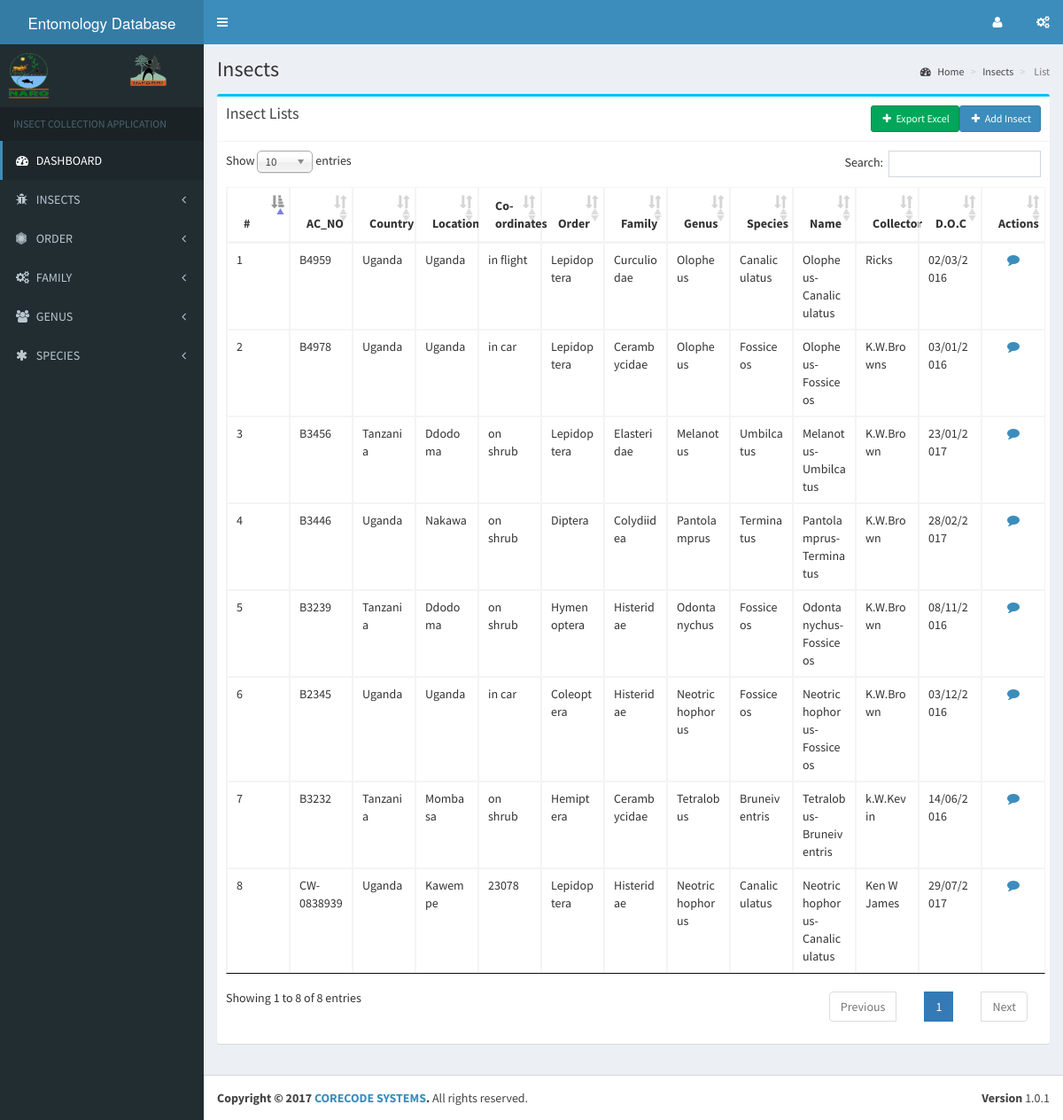
Page /admin/insect_list.php on the earlier database version.
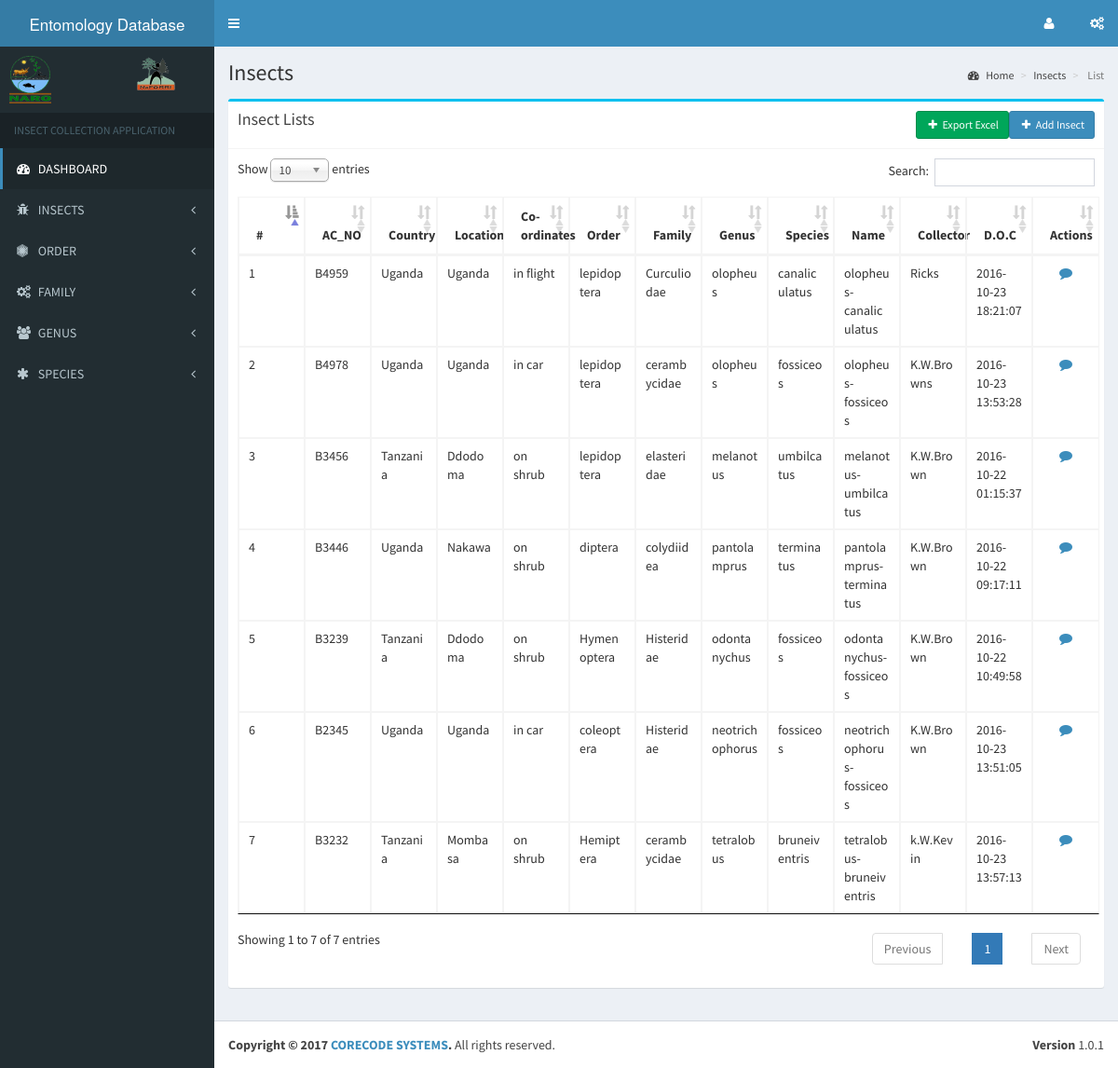
Same page on the later database version.
### tables this page shows
CREATE TABLE `Insects` (
  `insect_Id` int(11) NOT NULL,
  `CB` int(11) NOT NULL,
  `STB` int(11) NOT NULL,
  `order_Id` int(11) NOT NULL,
  `family_Id` int(11) NOT NULL,
  `genus_Id` int(11) NOT NULL,
  `species_Id` int(11) NOT NULL,
  `sub_family` varchar(255) NOT NULL,
  `auth` varchar(255) NOT NULL,
  `AC_NO` varchar(255) NOT NULL,
  `country` varchar(255) NOT NULL,
  `location` varchar(255) NOT NULL,
  `coordinates` varchar(255) NOT NULL,
  `doc` timestamp NOT NULL DEFAULT CURRENT_TIMESTAMP ON UPDATE CURRENT_TIMESTAMP,
  `collector` varchar(255) NOT NULL,
  `identifier` varchar(255) NOT NULL,
  `image` text NOT NULL,
  `preserv` varchar(255) NOT NULL,
  `Others` varchar(255) NOT NULL
);

CREATE TABLE `Order` (
  `order_Id` int(11) NOT NULL,
  `order_name` varchar(50) NOT NULL
);

CREATE TABLE `Family` (
  `family_Id` int(11) NOT NULL,
  `family_name` varchar(50) NOT NULL
);

CREATE TABLE `Genus` (
  `genus_id` int(11) NOT NULL,
  `genus_name` varchar(50) NOT NULL
);

CREATE TABLE `Species` (
  `species_Id` int(11) NOT NULL,
  `species_name` varchar(50) NOT NULL
);

### libs/database.php (called while the page is built, shortened)
<?php
    class database {
        public $host    = DB_HOST;
        public $user    = DB_USER;
        public $pass    = DB_PASS;
        public $db_name = DB_NAME;
        public $conn;
        public function connect() {
            $this->conn = new mysqli($this->host, $this->user, $this->pass, $this->db_name);
        }
        public function select($query) {
            $result = $this->conn->query($query);
            if($result->num_rows > 0) {
                return $result;
            }else {
                return false;
            }
        }
    }
?>

### admin/insect_list.php (the view, shortened to what this page needs)
<?php
    require_once '../libs/database.php';
    $db = new database();
    $sql_select_insects = "SELECT i.insect_Id, o.order_name, f.family_name, s.species_name, g.genus_name, ";
    $sql_select_insects .= "CONCAT(g.genus_name, '-', s.species_name) AS Name, ";
    $sql_select_insects .= "i.AC_NO, i.country, i.location, i.coordinates, i.collector, i.doc ";
	$sql_select_insects .= "FROM Insects AS i ";
    $sql_select_insects .= "JOIN `Order` AS o ON i.order_Id = o.order_Id ";
    $sql_select_insects .= "JOIN Family AS f ON i.family_Id = f.family_Id ";
    $sql_select_insects .= "JOIN Species AS s ON i.species_Id = s.species_Id ";
    $sql_select_insects .= "JOIN Genus AS g ON i.genus_Id = g.genus_id ";
    $sql_select_insects .= "ORDER BY i.insect_Id";
    $insect_list = $db->select($sql_select_insects);
?>
<?php include 'includes/header.php'; ?>
<?php include 'includes/sidebar_nav.php'; ?>
  <div class="content-wrapper">
    <section class="content-header">
      <h1>
        Insects
      </h1>
      <ol class="breadcrumb">
        <li><a href="#"><i class="fa fa-dashboard"></i> Home</a></li>
        <li><a href="#"> Insects</a></li>
        <li class="active"> List</li>
      </ol>
    </section>
    <section class="content">
        <div class="row">
            <div class="col-md-12">
                <div class="box box-info">
                    <div class="box-header with-border">
                        <h3 class="box-title">Insect Lists</h3>
                        <a href="add_insect.php" class="btn btn-primary btn-sm pull-right"><i class="fa fa-plus fa-fw"></i> Add Insect</a>&nbsp;&nbsp;
						<a href="export_excel.php" class="btn btn-success btn-sm pull-right"><i class="fa fa-plus fa-fw"></i> Export Excel</a>
                    </div>
                    <div class='box-body'>
                        <table class="table table-responsive table-bordered table-condensed" id="content_list">
                            <thead>
                                <tr>
                                    <th>#</th>
                                    <th>AC_NO</th>
                                    <th>Country</th>
                                    <th>Location</th>
                                    <th>Co-ordinates</th>
                                    <th>Order</th>
                                    <th>Family</th>
                                    <th>Genus</th>
                                    <th>Species</th>
                                    <th>Name</th>
                                    <th>Collector</th>
                                    <th>D.O.C</th>
                                    <th>Actions</th>
                                </tr>
                            </thead>
                            <tbody>
                                <?php $counter = 1; ?>
                                <?php while($insect = $insect_list->fetch_array()): ?>
                                    <tr>
                                        <td><?php echo $counter; ?></td>
                                        <td><?php echo $insect['AC_NO']; ?></td>
                                        <td><?php echo $insect['country']; ?></td>
                                        <td><?php echo $insect['location']; ?></td>
                                        <td><?php echo $insect['coordinates']; ?></td>
                                        <td><?php echo $insect['order_name']; ?></td>
                                        <td><?php echo $insect['family_name']; ?></td>
                                        <td><?php echo $insect['genus_name']; ?></td>
                                        <td><?php echo $insect['species_name']; ?></td>
                                        <td><?php echo $insect['Name']; ?></td>
                                        <td><?php echo $insect['collector']; ?></td>
                                        <td><?php echo $insect['doc']; ?></td>
                                        <td>
                                            <center>
                                                <a href="insect_detail.php?id=<?php echo $insect['insect_Id']; ?>" title="View Details" data-remote="false" data-toggle="modal" data-target="#insectModal"><i class="fa fa-comment fa-fw"></i></a>
                                        </center>
                                        </td>
                                    </tr>
                                    <?php $counter++; ?>
                                <?php endwhile; ?>
                            </tbody>
                        </table>
                    </div>
                </div>
            </div>
        </div>
    </section>
  </div>
<?php include 'includes/footer.php'; ?>

### admin/includes/header.php (shortened to what this page needs)
<!DOCTYPE html>
<html>
<head>
  <link rel="stylesheet" href="../assets/bootstrap/css/bootstrap.min.css">
  <link rel="stylesheet" href="../assets/plugins/datatables/jquery.dataTables.min.css">
  <link rel="stylesheet" href="../assets/plugins/datatables/dataTables.bootstrap.css">
  <link rel="stylesheet" href="../assets/font-awesome/css/font-awesome.min.css">
  <link rel="stylesheet" href="../assets/chosen/chosen.min.css">
  <link rel="stylesheet" href="https://cdnjs.cloudflare.com/ajax/libs/ionicons/2.0.1/css/ionicons.min.css">
  <link rel="stylesheet" href="../assets/dist/css/AdminLTE.min.css">
  <link rel="stylesheet" href="../assets/dist/css/skins/_all-skins.min.css">
  <link rel="stylesheet" href="../assets/css/styles.css">
</head>
<body class="hold-transition skin-blue sidebar-mini">
<div class="wrapper">
  <header class="main-header">
    <a href="dashboard.php" class="logo">
      <span class="logo-lg"><small>Entomology Database</small></span>
    </a>
    <nav class="navbar navbar-static-top">
      <a href="#" class="sidebar-toggle" data-toggle="offcanvas" role="button">
      </a>
      <div class="navbar-custom-menu">
        <ul class="nav navbar-nav">
          <li class="dropdown user user-menu">
            <a href="#" class="dropdown-toggle" data-toggle="dropdown">
              <i class="fa fa-user fa-fw"></i>
            </a>
          </li>
          <li>
            <a href="#" data-toggle="control-sidebar"><i class="fa fa-gears"></i></a>
          </li>
        </ul>
      </div>
    </nav>
  </header>

### admin/includes/sidebar_nav.php (shortened to what this page needs)
<aside class="main-sidebar">
  <section class="sidebar">
    <div class="user-panel">
      <div class="pull-left image">
        <img src="../assets/logos/naro.png" class="" alt="Logo Image" style="margin-right: 90px;">
      </div>
      <div class="pull-left image">
        <img src="../assets/logos/naroforest.png" class="" alt="Logo Image" height="100px">
      </div>
    </div>
    <ul class="sidebar-menu">
      <li class="header">INSECT COLLECTION APPLICATION</li>
      <li class="active"><a href="dashboard.php"><i class="fa fa-dashboard"></i> DASHBOARD </a></li>
      <li class="treeview">
        <a href="#">
          <i class="fa fa-bug"></i> <span>INSECTS</span>
          <span class="pull-right-container">
            <i class="fa fa-angle-left pull-right"></i>
          </span>
        </a>
      </li>
      <li class="treeview">
        <a href="#">
          <i class="fa fa-first-order" aria-hidden="true"></i> <span>ORDER</span>
          <span class="pull-right-container">
            <i class="fa fa-angle-left pull-right"></i>
          </span>
        </a>
      </li>
      <li class="treeview">
        <a href="#">
            <i class="fa fa-cogs"></i> <span>FAMILY</span>
            <span class="pull-right-container">
              <i class="fa fa-angle-left pull-right"></i>
            </span>
        </a>
      </li>
      <li class="treeview">
        <a href="#">
            <i class="fa fa-group"></i> <span>GENUS</span>
            <span class="pull-right-container">
                <i class="fa fa-angle-left pull-right"></i>
            </span>
        </a>
      </li>
      <li class="treeview">
        <a href="#">
          <i class="fa fa-asterisk"></i> <span>SPECIES</span>
          <span class="pull-right-container">
            <i class="fa fa-angle-left pull-right"></i>
          </span>
        </a>
      </li>
  </section>
</aside>

### admin/includes/footer.php (shortened to what this page needs)
<footer class="main-footer">
    <div class="pull-right hidden-xs">
      <b>Version</b> 1.0.1
    </div>
    <strong>Copyright &copy; <?php echo date('Y'); ?> <a href="#">CORECODE SYSTEMS</a>.</strong> All rights
    reserved.
  </footer>
</div>
</body>
</html>

### assets/css/styles.css (style rules this page uses)
table { table-layout:fixed; }
td { overflow: hidden; text-overflow: ellipsis; word-wrap: break-word; }

Differences in the rows shown:
removed insects: AC_NO "CW-0838939", country "Uganda", location "Kawempe", coordinates "23078", order_Id.order_name "Lepidoptera", family_Id.family_name "Histeridae", genus_Id.genus_name "Neotrichophorus", species_Id.species_name "Canaliculatus", Name "Neotrichophorus-Canaliculatus", collector "Ken W James", doc "29/07/2017"
changed insects "in flight": order_Id.order_name "Lepidoptera" → "lepidoptera"; genus_Id.genus_name "Olopheus" → "olopheus"; species_Id.species_name "Canaliculatus" → "canaliculatus"; Name "Olopheus-Canaliculatus" → "olopheus-canaliculatus"; doc "02/03/2016" → "2016-10-23 18:21:07"
changed insects "K.W.Browns": order_Id.order_name "Lepidoptera" → "lepidoptera"; family_Id.family_name "Cerambycidae" → "cerambycidae"; genus_Id.genus_name "Olopheus" → "olopheus"; species_Id.species_name "Fossiceos" → "fossiceos"; Name "Olopheus-Fossiceos" → "olopheus-fossiceos"; doc "03/01/2016" → "2016-10-23 13:53:28"
changed insects: order_Id.order_name "Lepidoptera" → "lepidoptera"; family_Id.family_name "Elasteridae" → "elasteridae"; genus_Id.genus_name "Melanotus" → "melanotus"; species_Id.species_name "Umbilcatus" → "umbilcatus"; Name "Melanotus-Umbilcatus" → "melanotus-umbilcatus"; doc "23/01/2017" → "2016-10-22 01:15:37"
changed insects "Nakawa": order_Id.order_name "Diptera" → "diptera"; family_Id.family_name "Colydiidea" → "colydiidea"; genus_Id.genus_name "Pantolamprus" → "pantolamprus"; species_Id.species_name "Terminatus" → "terminatus"; Name "Pantolamprus-Terminatus" → "pantolamprus-terminatus"; doc "28/02/2017" → "2016-10-22 09:17:11"
changed insects "Hymenoptera": genus_Id.genus_name "Odontanychus" → "odontanychus"; species_Id.species_name "Fossiceos" → "fossiceos"; Name "Odontanychus-Fossiceos" → "odontanychus-fossiceos"; doc "08/11/2016" → "2016-10-22 10:49:58"
changed insects: order_Id.order_name "Coleoptera" → "coleoptera"; genus_Id.genus_name "Neotrichophorus" → "neotrichophorus"; species_Id.species_name "Fossiceos" → "fossiceos"; Name "Neotrichophorus-Fossiceos" → "neotrichophorus-fossiceos"; doc "03/12/2016" → "2016-10-23 13:51:05"
changed insects "Mombasa": family_Id.family_name "Cerambycidae" → "cerambycidae"; genus_Id.genus_name "Tetralobus" → "tetralobus"; species_Id.species_name "Bruneiventris" → "bruneiventris"; Name "Tetralobus-Bruneiventris" → "tetralobus-bruneiventris"; doc "14/06/2016" → "2016-10-23 13:57:13"
Other differences:
text written by a page script: "Show 10 entries Search: Showing 1 to 8 of 8 entries Previous 1 Next" → "Show 10 entries Search: Showing 1 to 7 of 7 entries Previous 1 Next"
